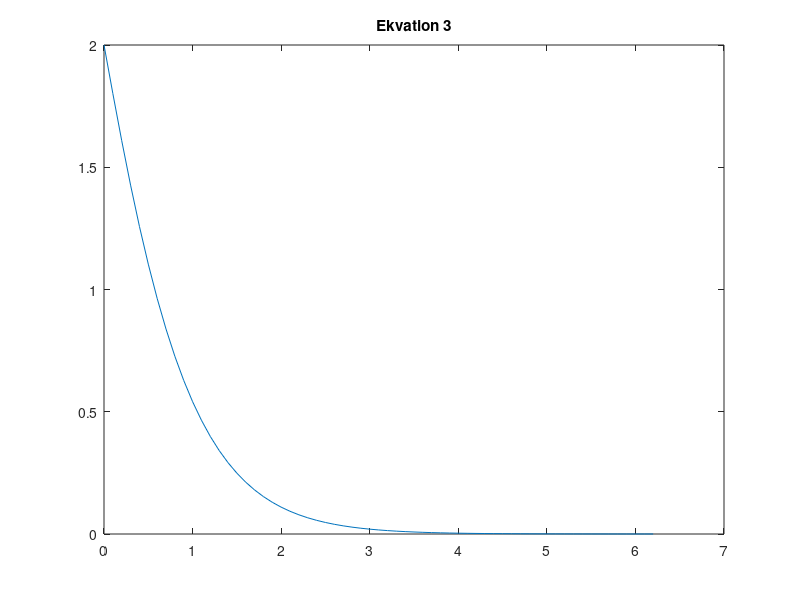

Write the MATLAB code that produced this figure.
%c1 = C1, c2 = C2, l = lamda, x = t
%Ekvation 3
x = 0:0.1:2*pi;
c1 = 2;
c2 = 2;
l = 2;

ekvation3 = (c1.*x+c2).*(exp(1).^(-l.*x));

plot(x,ekvation3)
title('Ekvation 3');

